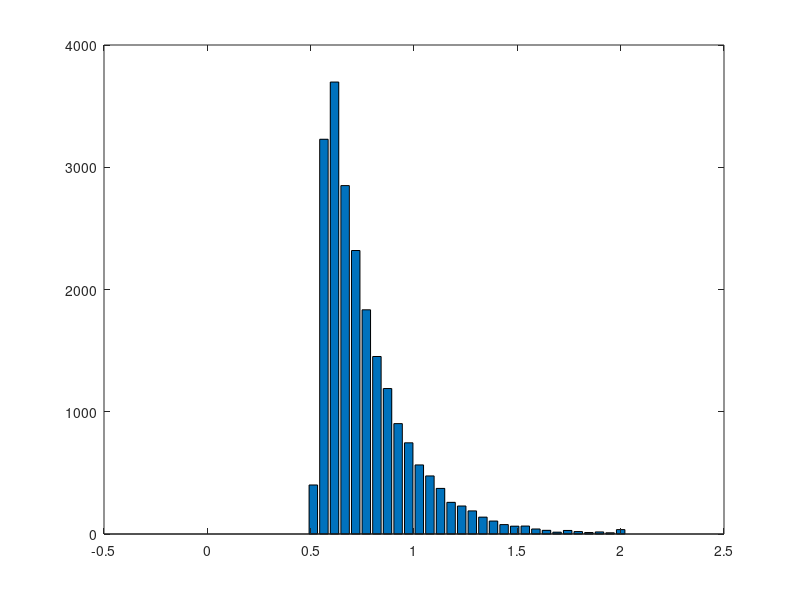

Write the MATLAB code that produced this figure. (Note: this script raises an error after producing the figure.)
clear; close all; clc;

%%
%fix step size
dt = 0.001;
%parameter 
ndt = 0.5; %NON-DECISION TIME
mu = 0.3;  %BY CONVENTION MU MUST BE POSITIVE 
sd = 1;   %THIS IS VARIABILITY WITHIN THE WALK.  KEEP FIXED AT 1. 
nsteps = 2500; %MAX LENGTH OF WALK.  INCREASE TILL WARNING GOES AWAY
ntrials = 500; %NUMBER OF RUNS
criterion = 1; %CORRECT BOUNDARY LOCATION, INCORRECT IS ZERO 
beta = 0.5; % NORMALIZED BIAS
bias = beta*criterion; %ACTUAL BIAS
total_err_pr = 0; % keep running sum of err probability
total_err_rt = 0; % use total_err_pr to normalize this value
%set random number seed 
rng(19680104);

figure
total_errorrt = [] % used for histogram, accumulate all error_trials

% loop over all 100 samples of drift rate (i.e. mu)
for i_ = 1:100
    % OUTPUT VARIABLES
    sample = zeros(1,nsteps+1);   %This is a single random draw from normal distribution
    path = zeros(ntrials,nsteps+1); %This is all the random walks
    rt = zeros(ntrials,1);  %These are the rts across trials 
    correct = zeros(ntrials,1); %This is accuracy data. ZERO IS WRONG, ONE IS RIGHT
    sampled_beta = normrnd(0.5,0.05,[1,1]);
    sampled_bias = sampled_beta*criterion; % ACTUAL BIAS
    %LOOP OVER ntrials.  
    for j = 1:ntrials
        goodpath = 0;
        while goodpath == 0
            draw = normrnd(mu*dt,sd*sqrt(dt),[1,nsteps]);  %DRAW A WALK
            sample(1) = sampled_bias; %START AT BIAS
            sample(2:nsteps+1) = draw; 
            walk = cumsum(sample); %SUM THE WALK.   
            crossbnd = find((walk > criterion) |(walk < 0)); %TEST BOTH BOUNDARIES  
            if ~isempty(crossbnd) %TEST IF IT CROSSED ONE OF THE BOUNDARIES AT LEAST
                goodpath = 1; %WALK IS GOOD, SET TO 1 TO EXIT WHILE LOOP
                path(j,:) = walk; %SAVE THE WALK
            else
                display('Bad Walk') %NOTIFY BAD WALK AND DRAW AGAIN LOWER
            end;
        end;
        rt(j) = crossbnd(1);  %RT IS FIRST CROSSING
        if path(j,rt(j)) > criterion  %TEST IF CORRECT
            path(j,rt(j):end) = criterion; %SET THE REST OF WALK TO BOUNDARY
            correct(j) = 1; %INDICATE CORRECT TRIAL
        else %TRIALIS INCORRECT
            path(j,rt(j):end) = 0; %SET THE REST OF WALK TO ZERO. 
        end; 
        %Add Non-decision time
        rt(j) = rt(j) + ndt/dt;	
    end
    % need to weight average incorrect response times by relative probabilities of incorrect
    %convert rt to milliseconds
    rt = rt*dt;
    errorrt = rt(find(correct == 0));
    total_errorrt = [total_errorrt; errorrt];
    % this trial's avg
    avg_err_rt = mean(errorrt);
    err_pr = 1 - mean(correct);
    total_err_rt = total_err_rt + avg_err_rt * err_pr;
    total_err_pr = total_err_pr + err_pr;
end

bins = linspace(0,2,40);
[n1,x] = hist(total_errorrt, bins); 
h = bar(x, n1);

% avg now over all trials
% weighed mean err response time!
avg_err_rt = total_err_rt / total_err_pr;
xline(avg_err_rt,'--b');
xlabel('Response Time')
ylabel('Number of Trials')
title('Error Trial RTs')
